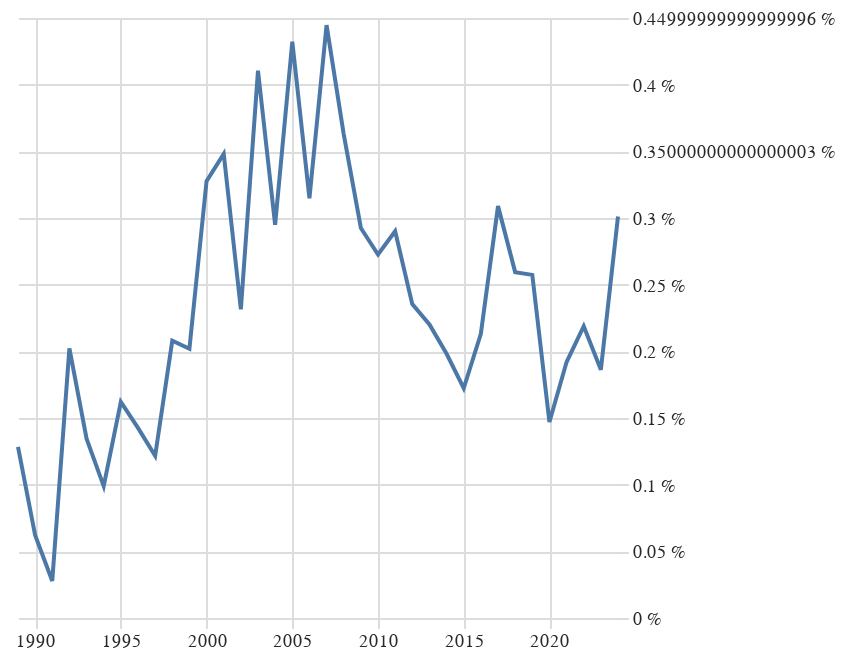

Notebook code cell kept with this figure:
### Code cell
grafik("aforismy")

### Figure 1 — Vega-Lite specification as saved in the notebook (floating-point values rounded to 4 significant figures)
{"config": {"title": {"font": "Noticia Text", "fontSize": 11.5, "anchor": "start", "lineHeight": 19, "fontWeight": "bolder", "subtitleFont": "Noticia Text", "subtitleFontSize": 10, "subtitleLineHeight": 15, "subtitlePadding": 10, "dy": -10, "color": "#292829", "subtitleColor": "#292829"}, "axis": {"labelFont": "Asap", "titleFont": "Asap", "fontWeight": "lighter", "titleFontWeight": "lighter", "labelFontSize": 9, "titleFontSize": 9, "labelPadding": 2, "titlePadding": 9, "domainOpacity": 0, "tickColor": "#DCDDD6", "labelColor": "#292829"}, "legend": {"labelFont": "Asap", "labelFontWeight": "normal", "titleFont": "Asap", "titleFontWeight": "normal", "labelFontSize": 9, "titleFontSize": 9, "labelColor": "#292829"}, "view": {"stroke": "transparent"}}, "data": {"name": "data-82f345898c355620239cfc3813e0eb50"}, "mark": {"type": "line"}, "encoding": {"x": {"axis": {"title": null}, "field": "rok", "type": "temporal"}, "y": {"axis": {"domainOpacity": 0, "labelExpr": "datum.label * 100 + ' %'", "orient": "right", "tickColor": "#DCDDD6", "title": null}, "field": "podil", "type": "quantitative"}}, "$schema": "https://vega.github.io/schema/vega-lite/v5.8.0.json", "datasets": {"data-82f345898c355620239cfc3813e0eb50": [{"pocet": 4, "rok": "1989-01-01T00:00:00", "len_right": 3115, "podil": 0.001284, "zanr": "aforismy"}, {"pocet": 2, "rok": "1990-01-01T00:00:00", "len_right": 3220, "podil": 0.0006211, "zanr": "aforismy"}, {"pocet": 1, "rok": "1991-01-01T00:00:00", "len_right": 3598, "podil": 0.0002779, "zanr": "aforismy"}, {"pocet": 9, "rok": "1992-01-01T00:00:00", "len_right": 4452, "podil": 0.002022, "zanr": "aforismy"}, {"pocet": 8, "rok": "1993-01-01T00:00:00", "len_right": 5949, "podil": 0.001345, "zanr": "aforismy"}, {"pocet": 6, "rok": "1994-01-01T00:00:00", "len_right": 6067, "podil": 0.000989, "zanr": "aforismy"}, {"pocet": 11, "rok": "1995-01-01T00:00:00", "len_right": 6784, "podil": 0.001621, "zanr": "aforismy"}, {"pocet": 10, "rok": "1996-01-01T00:00:00", "len_right": 7014, "podil": 0.001426, "zanr": "aforismy"}, {"pocet": 9, "rok": "1997-01-01T00:00:00", "len_right": 7395, "podil": 0.001217, "zanr": "aforismy"}, {"pocet": 15, "rok": "1998-01-01T00:00:00", "len_right": 7210, "podil": 0.00208, "zanr": "aforismy"}, {"pocet": 15, "rok": "1999-01-01T00:00:00", "len_right": 7427, "podil": 0.00202, "zanr": "aforismy"}, {"pocet": 25, "rok": "2000-01-01T00:00:00", "len_right": 7629, "podil": 0.003277, "zanr": "aforismy"}, {"pocet": 27, "rok": "2001-01-01T00:00:00", "len_right": 7757, "podil": 0.003481, "zanr": "aforismy"}, {"pocet": 18, "rok": "2002-01-01T00:00:00", "len_right": 7776, "podil": 0.002315, "zanr": "aforismy"}, {"pocet": 33, "rok": "2003-01-01T00:00:00", "len_right": 8038, "podil": 0.004105, "zanr": "aforismy"}, {"pocet": 25, "rok": "2004-01-01T00:00:00", "len_right": 8477, "podil": 0.002949, "zanr": "aforismy"}, {"pocet": 38, "rok": "2005-01-01T00:00:00", "len_right": 8791, "podil": 0.004323, "zanr": "aforismy"}, {"pocet": 29, "rok": "2006-01-01T00:00:00", "len_right": 9212, "podil": 0.003148, "zanr": "aforismy"}, {"pocet": 42, "rok": "2007-01-01T00:00:00", "len_right": 9446, "podil": 0.004446, "zanr": "aforismy"}, {"pocet": 35, "rok": "2008-01-01T00:00:00", "len_right": 9643, "podil": 0.00363, "zanr": "aforismy"}, {"pocet": 27, "rok": "2009-01-01T00:00:00", "len_right": 9230, "podil": 0.002925, "zanr": "aforismy"}, {"pocet": 26, "rok": "2010-01-01T00:00:00", "len_right": 9538, "podil": 0.002726, "zanr": "aforismy"}, {"pocet": 28, "rok": "2011-01-01T00:00:00", "len_right": 9652, "podil": 0.002901, "zanr": "aforismy"}, {"pocet": 22, "rok": "2012-01-01T00:00:00", "len_right": 9345, "podil": 0.002354, "zanr": "aforismy"}, {"pocet": 21, "rok": "2013-01-01T00:00:00", "len_right": 9541, "podil": 0.002201, "zanr": "aforismy"}, {"pocet": 19, "rok": "2014-01-01T00:00:00", "len_right": 9587, "podil": 0.001982, "zanr": "aforismy"}, {"pocet": 17, "rok": "2015-01-01T00:00:00", "len_right": 9866, "podil": 0.001723, "zanr": "aforismy"}, {"pocet": 20, "rok": "2016-01-01T00:00:00", "len_right": 9386, "podil": 0.002131, "zanr": "aforismy"}, {"pocet": 29, "rok": "2017-01-01T00:00:00", "len_right": 9388, "podil": 0.003089, "zanr": "aforismy"}, {"pocet": 25, "rok": "2018-01-01T00:00:00", "len_right": 9637, "podil": 0.002594, "zanr": "aforismy"}, {"pocet": 24, "rok": "2019-01-01T00:00:00", "len_right": 9326, "podil": 0.002573, "zanr": "aforismy"}, {"pocet": 13, "rok": "2020-01-01T00:00:00", "len_right": 8845, "podil": 0.00147, "zanr": "aforismy"}, {"pocet": 17, "rok": "2021-01-01T00:00:00", "len_right": 8856, "podil": 0.00192, "zanr": "aforismy"}, {"pocet": 19, "rok": "2022-01-01T00:00:00", "len_right": 8682, "podil": 0.002188, "zanr": "aforismy"}, {"pocet": 15, "rok": "2023-01-01T00:00:00", "len_right": 8054, "podil": 0.001862, "zanr": "aforismy"}, {"pocet": 22, "rok": "2024-01-01T00:00:00", "len_right": 7306, "podil": 0.003011, "zanr": "aforismy"}]}}
